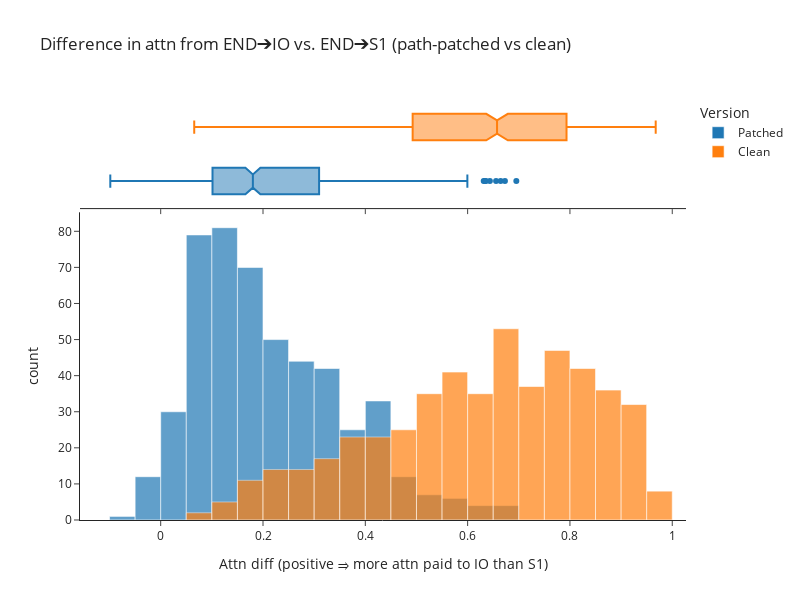

Source (notebook cell):
### Code cell
hist(
    [results_patched, results_clean],
    labels={"variable": "Version", "value": "Attn diff (positive ⇒ more attn paid to IO than S1)"},
    title="Difference in attn from END➔IO vs. END➔S1 (path-patched vs clean)",
    names=["Patched", "Clean"],
    width=800,
    height=600,
    opacity=0.7,
    marginal="box",
    template="simple_white"
)

### Figure 1 — Plotly figure (JSON) as saved in the notebook; plotly's stock layout.template omitted (floating-point values rounded to 4 significant figures; data arrays with more than 128 entries replaced by an {"elided": "..."} marker saying what was removed)
{"data": [{"alignmentgroup": "True", "bingroup": "x", "hovertemplate": "Version=wide_variable_0<br>Attn diff (positive ⇒ more attn paid to IO than S1)=%{x}<br>count=%{y}<extra></extra>", "legendgroup": "wide_variable_0", "marker": {"color": "#1F77B4", "opacity": 0.7, "pattern": {"shape": ""}}, "name": "Patched", "offsetgroup": "wide_variable_0", "orientation": "v", "showlegend": true, "type": "histogram", "x": {"elided": "500 float values"}, "xaxis": "x", "yaxis": "y"}, {"alignmentgroup": "True", "hovertemplate": "Version=wide_variable_0<br>Attn diff (positive ⇒ more attn paid to IO than S1)=%{x}<extra></extra>", "legendgroup": "wide_variable_0", "marker": {"color": "#1F77B4"}, "name": "Patched", "notched": true, "offsetgroup": "wide_variable_0", "showlegend": false, "type": "box", "x": {"elided": "500 float values"}, "xaxis": "x2", "yaxis": "y2"}, {"alignmentgroup": "True", "bingroup": "x", "hovertemplate": "Version=wide_variable_1<br>Attn diff (positive ⇒ more attn paid to IO than S1)=%{x}<br>count=%{y}<extra></extra>", "legendgroup": "wide_variable_1", "marker": {"color": "#FF7F0E", "opacity": 0.7, "pattern": {"shape": ""}}, "name": "Clean", "offsetgroup": "wide_variable_1", "orientation": "v", "showlegend": true, "type": "histogram", "x": {"elided": "500 float values"}, "xaxis": "x", "yaxis": "y"}, {"alignmentgroup": "True", "hovertemplate": "Version=wide_variable_1<br>Attn diff (positive ⇒ more attn paid to IO than S1)=%{x}<extra></extra>", "legendgroup": "wide_variable_1", "marker": {"color": "#FF7F0E"}, "name": "Clean", "notched": true, "offsetgroup": "wide_variable_1", "showlegend": false, "type": "box", "x": {"elided": "500 float values"}, "xaxis": "x2", "yaxis": "y2"}], "layout": {"bargap": 0, "barmode": "overlay", "height": 600, "legend": {"title": {"text": "Version"}, "tracegroupgap": 0}, "title": {"text": "Difference in attn from END➔IO vs. END➔S1 (path-patched vs clean)"}, "width": 800, "xaxis": {"anchor": "y", "domain": [0, 1], "title": {"text": "Attn diff (positive ⇒ more attn paid to IO than S1)"}}, "xaxis2": {"anchor": "y2", "domain": [0, 1], "matches": "x", "showticklabels": false}, "yaxis": {"anchor": "x", "domain": [0, 0.7326], "title": {"text": "count"}}, "yaxis2": {"anchor": "x2", "domain": [0.7426, 1], "matches": "y2", "showline": false, "showticklabels": false, "ticks": ""}}}
